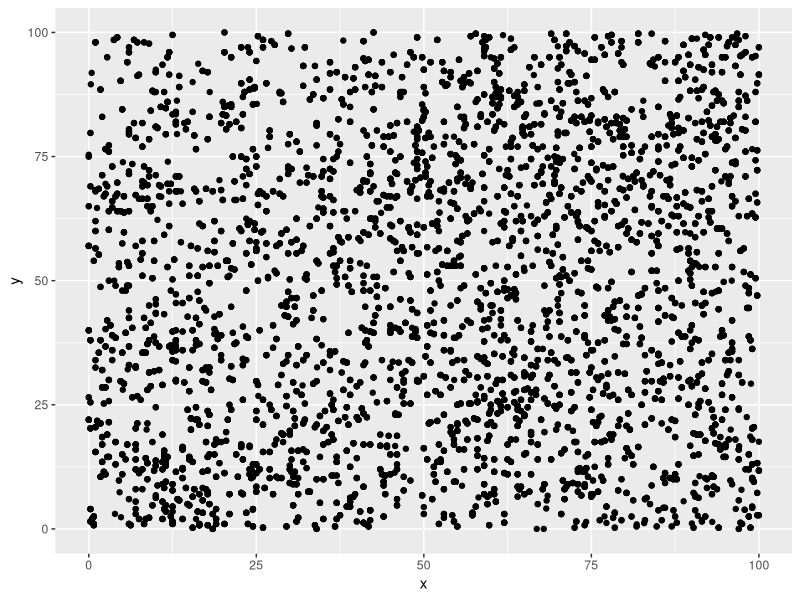
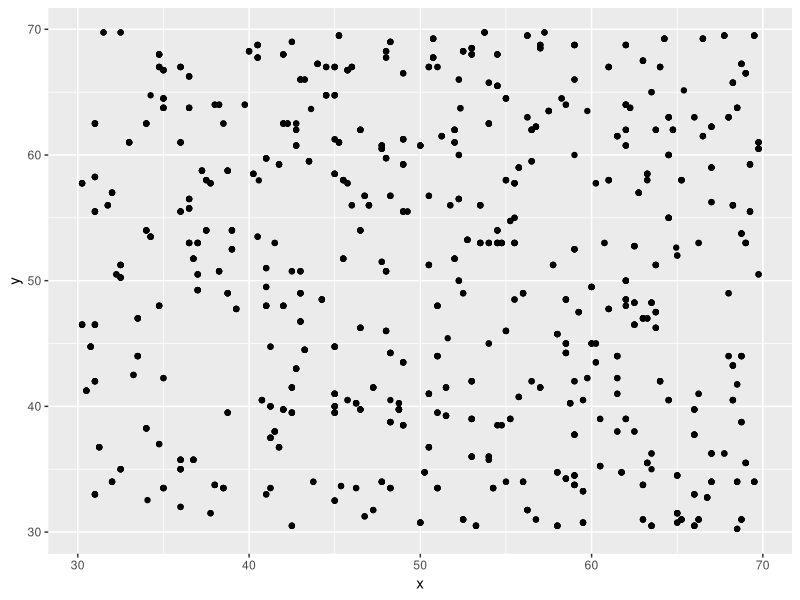
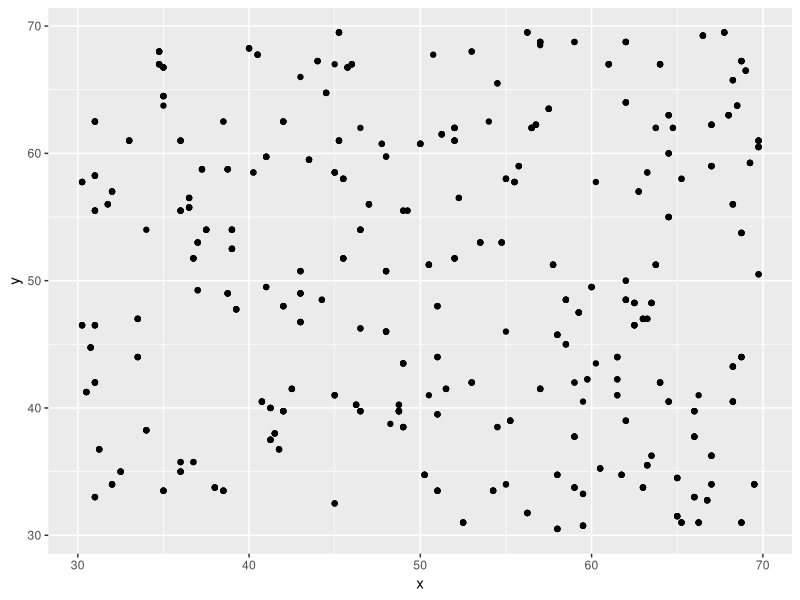

The R source for these figures, in order:
library(ggplot2)

# for original data: update = FALSE
# for updated data: update = TRUE
update = TRUE

# meta = read.csv('data/D1823/D1823_meta.csv', stringsAsFactors = FALSE)
# rw = read.csv('data/D1823/D1823_rw.csv', stringsAsFactors = FALSE)
meta = read.csv('data/D1823/D1823_meta.csv', stringsAsFactors = FALSE)
rw = read.csv('data/D1823/D1823_rw.csv', stringsAsFactors = FALSE)

if (update) {
  meta = read.csv('data/D1823/D1823_meta_update.csv', stringsAsFactors = FALSE)
  # meta$dbh[which(meta$year == 2021)] = meta[which(meta$year == 2021),'dbh']/10
  
  rw = read.csv('data/D1823/D1823_rw_update.csv', stringsAsFactors = FALSE)
}


# meta = meta[which(meta$status_id %in% c('A', 'AS', 'AL')

# subset the data to smaller region
ggplot(data=meta) + 
  geom_point(aes(x=x,y=y)) 

# hi = 100
# lo = 0
hi = 70
lo = 30
meta_sub = meta[which((meta$x<hi)&(meta$x>lo)&(meta$y<hi)&(meta$y>lo)),]
# subset the data to smaller region
ggplot(data=meta_sub) + 
  geom_point(aes(x=x,y=y)) 

meta_sub = meta_sub[which(meta_sub$dbh>10),]
# subset the data to smaller region
ggplot(data=meta_sub) + 
  geom_point(aes(x=x,y=y)) 

meta_sub = meta_sub[which(!is.na(meta_sub$dbh)),]
meta_sub = meta_sub[which(meta_sub$stem_id != ""),]
# meta_sub = meta_sub[which(meta_sub$year %in% c(1994, 2004, 2011, 2019)),]

length(unique(meta_sub$stem_id))

rw_sub = rw[which(rw$stem_id %in% meta_sub$stem_id),]
length(unique(rw_sub$stem_id))

rw_stem_ids = unique(rw_sub$stem_id)

# meta_sub = meta_sub[which(meta_sub$stem_id %in% rw_stem_ids),]

stem_ids = unique(meta_sub$stem_id)
N_trees = length(stem_ids)
species_ids = unique(meta_sub$species_id)
N_species = length(species_ids)

stat_ids = seq(1, N_trees)
meta_sub$stat_id = match(meta_sub$stem_id, stem_ids)
meta_sub$species_code = match(meta_sub$species_id, species_ids)

year_lo = 1900
year_hi = 2019
if (update){
  year_hi = 2021
}
years = seq(year_lo, year_hi)

meta_sub = meta_sub[which(meta_sub$year %in% years),]

N_years = length(years)
years_idx = seq(1, N_years)

N_cores = nrow(rw_sub)

d = meta_sub$dbh
d2tree = stat_ids[match(meta_sub$stem_id, stem_ids)]
d2year = match(meta_sub$year, years)
d2species = meta_sub$species_code
N_dbh = length(d)

rw_stat_id = stat_ids[match(rw_sub$stem_id, stem_ids)]
rw_sub = data.frame(stat_id = rw_stat_id, rw_sub)
rw_sub = rw_sub[order(rw_sub$stat_id),]

rw_year_max = max(as.numeric(substr(colnames(rw_sub), 2, 5)[4:ncol(rw_sub)]))

y = data.frame(matrix(NA, nrow=N_trees, ncol=ncol(rw_sub)))
# y[match(rw_sub$stem_id, stem_ids),] = rw_sub
y[rw_sub$stat_id,] = rw_sub


# meta_sub$species_code[match(rw_sub$stat_id, meta_sub$stat_id)]

# rw_sub = rw_sub[match(rw_sub$stem_id, stem_ids),]
y = y[,which(substr(colnames(rw_sub), 2, 5) %in% years)]
if (!update){
  if (year_hi>2013) {
    y = data.frame(y, matrix(-999, nrow=N_trees, ncol=year_hi-2013))
  }
} 
if ((update)&(year_hi>2013)&(rw_year_max<year_hi)){
  y = data.frame(y, matrix(-999, nrow=N_trees, ncol=year_hi-2013))
}
# if (update & max())

# y[which(y==0)] = NA

logy = log(y)
# idx_order = match(rw_sub$stem_id, stem_ids)
# logy = logy[idx_order,]
# core2tree = stat_ids[match(rw_sub$stem_id, stem_ids)]
core2tree = stat_ids
core2species = meta_sub$species_code[match(core2tree, meta_sub$stat_id)]
core2stemids = stem_ids

rw_year_start = rep(which(years==year_lo), N_trees)
rw_year_end   = rep(which(years==year_hi), N_trees)
# rw_year_start = rep(NA, N_trees)
# rw_year_end   = rep(NA, N_trees)
# for (i in 1:N_trees){
#   
#   rw_tree = logy[i,]
#   
#   if (all(!is.na(rw_tree))){
#     rw_year_start[i] = which.min(rw_tree)
#     rw_year_end[i] = which.max(rw_tree)
#     
#     d_idx = which(d2tree == i)
#     d_year_start = min(d2year[d_idx])
#     d_year_end   = max(d2year[d_idx])
#     
#     if (d_year_start < rw_year_start[i]){
#       rw_year_start[i] = d_year_start #- 10?
#     }
#     
#     if (d_year_end < rw_year_end[i]){
#       rw_year_end[i] = d_year_end #- 10?
#     }
#     
#   } else {
#     d_idx = which(d2tree == i)
#     rw_year_start[i] = min(d2year[d_idx]) - 50
#     rw_year_end[i] = max(d2year[d_idx])
#   }
#   
#   if (rw_year_end[i] == 120){
#     rw_year_end[i] == 122
#   }
# }



# rw_year_start = apply(logy, 1, which.min)
# sapply(rw_year_start, function(x) if(x==0){x=1})
# 
# rw_year_end   = apply(logy, 1, which.max)

logy[is.na(logy)] = as.integer(-999)

# int<lower=0> N_trees;
# int<lower=0> N_years;
# int<lower=0> N_species;
# int<lower=0> N_cores;
# 
# matrix[N_cores, N_years] y;
# int<lower=0> core2tree[N_cores];
# 
# real d[N_trees];
# int<lower=0> d2tree[N_trees];
# int<lower=0> d2year[N_trees];

N_trees
N_years
N_cores
N_dbh
y
logy
core2tree
core2species
d
d2tree
d2year

head(logy)

if (update) {
  fname = 'data/D1823/D1823_input_update.RDS'
} else {
  fname = 'data/D1823/D1823_input.RDS'
}

saveRDS(list(N_trees = N_trees, 
             N_years = N_years,
             N_species = N_species,
             N_cores = N_cores,
             N_dbh = N_dbh,
             y = y,
             logy = logy,
             rw_year_start = rw_year_start,
             rw_year_end = rw_year_end,
             core2tree = core2tree,
             core2species = core2species,
             core2stemids = core2stemids,
             d = d,
             d2tree = d2tree,
             d2year = d2year,
             d2species = d2species,
             sig_d_obs = 0.02,
             species_ids = species_ids,
             years = years
),
file=fname)
